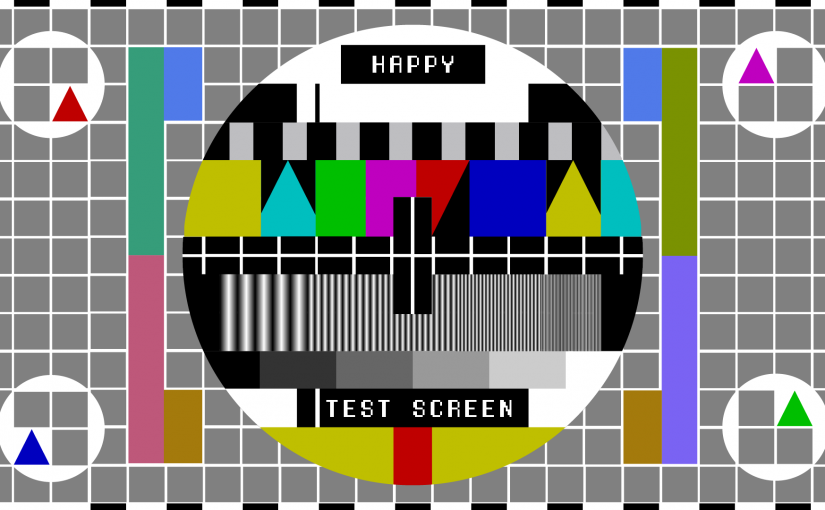
#> input picture test.png, 825 x 510 px
$ python imgproc.py
#> lines starting #> are read from the running program, lines starting #| are printed output that depends on the picture
import numpy as np
import cv2
import matplotlib.pyplot as plt

class ImageProcessing:
    def __init__(self):
        pass


    # take the provided image (Either an OpenCV mat or Numpy array) and output some kind of abstraction
    def process_image(self, image):
        print('Image processing running')
        # perform some image processing to 'image'

        # Pass the new image to ImageAbstraction class, return the instance
        return ImageAbstraction(image)


class ImageAbstraction:

    STEPSIZE = 50

    class PointStruct:
        position = (0, 0)
        color = (0, 0, 0)

    def __init__(self, image):

        self.pointList = []

        self.generateAbstraction(image)

    # fill 'pointList' with pointStructs corresponding to the image given
    def generateAbstraction(self, image):

        dims = image.shape
        for x in range(0, dims[0], self.STEPSIZE):
            for y in range(0, dims[1], self.STEPSIZE):
                newPoint = self.PointStruct()
                newPoint.position = (x,y)
                newPoint.color = image[x,y] # Naive approach to pointilism- just get the pixel colors at the sample points.
                self.pointList.append(newPoint)

    # return an iterator on the list, so that 'for p in ImageAbstraction(img):' works
    def __iter__(self):
        return iter(self.pointList)


# Testing code; remove later

img = cv2.imread('test.png', cv2.IMREAD_COLOR)
#> img is the input picture: shape (510, 825, 3); mean B, G, R 127.1, 132.7, 132.1

result = ImageAbstraction(img)
#> after the loop in generateAbstraction, `for x in range(0, dims[0], self.STEPSIZE):`: self.pointList = 187 items

x = []
y=[]
color=[]

for ps in result :
    x.append(ps.position[0])
    y.append(ps.position[1])
    color.append(ps.color)
#> after the loop, color = 187 items, first 6: [255, 255, 255], [255, 255, 255], [0, 0, 0], [255, 255, 255], [0, 0, 0], [0, 0, 0]; x = 187 values from 0 to 500; y = 187 values, max 800 at index 16, min 0 at index 0, mean 400

color = list(map((lambda c : [c[2]/256, c[1]/256, c[0]/256]), color))
#> color = 187 items, first 6: [0.996, 0.996, 0.996], [0.996, 0.996, 0.996], [0, 0, 0], [0.996, 0.996, 0.996], [0, 0, 0], [0, 0, 0]
# Map from colors that are 0-255 to 0.0-1.0
# Also go from BGR to RGB


print(color)
#> (printed output is left out)

plt.scatter(y,x, c=color)

plt.title("Pointillism Test", fontsize=19)

plt.xlabel("X value (px)", fontsize=10)

plt.ylabel("Y value (px)", fontsize=10)

plt.tick_params(axis='both', which='major', labelsize=9)

plt.show()
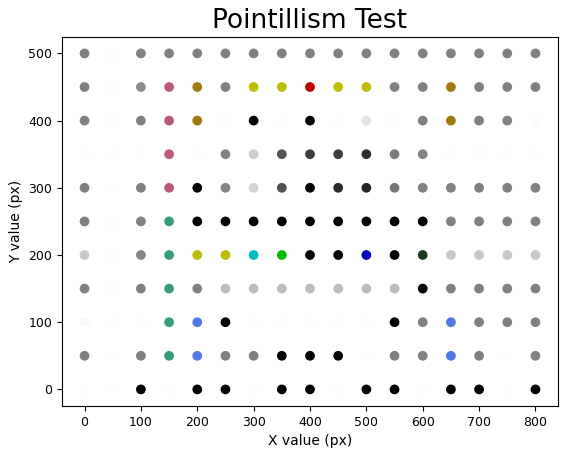
#> figure drawn by matplotlib, 1 panel
